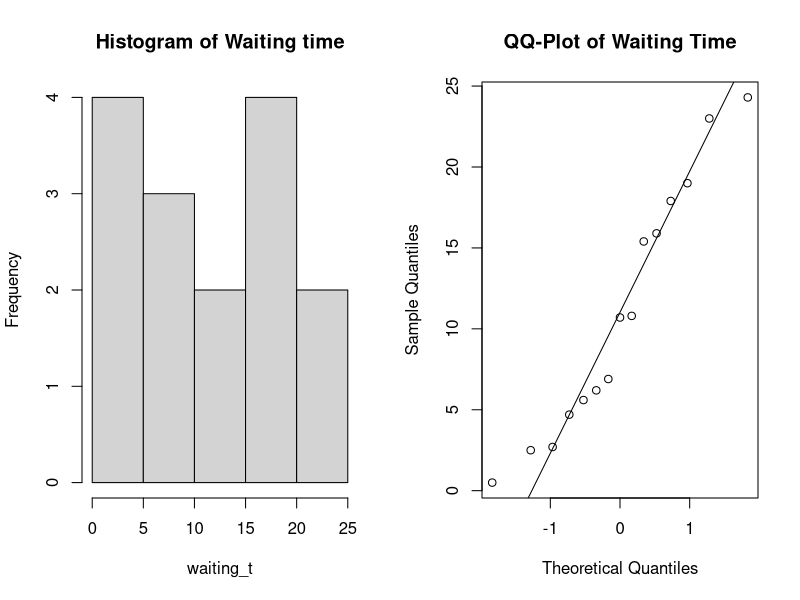

Reproduce this figure in R. (Note: this script raises an error after producing the figure.)
## ---- chunk 1
knitr::opts_chunk$set(echo = TRUE)
## ---- chunk 2
library(tidyverse)
library(ggpubr)
library(rstatix)
## ---- chunk 3
waiting_t <- c(15.4, 17.9, 19.0, 0.5, 15.9, 2.7, 6.2, 2.5, 4.7, 6.9, 10.8, 24.3, 5.6, 23.0, 10.7)
mu_t = mean(waiting_t)
format(round(mu_t, 3), nsmall = 3) #rounding off to 3 decimals places 
## ---- chunk 4
par(mfrow=c(1,2))
hist(waiting_t, main='Histogram of Waiting time')
qqnorm(waiting_t, main='QQ-Plot of Waiting Time')
qqline(waiting_t)
## ---- chunk 5
shapiro.test(waiting_t)
## ---- chunk 6
#97% CI means an alpha of 0.03
z <- qnorm(0.985) #get z(alpha/2)
me_t <- z*((sd(waiting_t))/sqrt(15))
Lb <- mu_t - me_t
Ub <- mu_t + me_t
sprintf("%f is Lower Bound", Lb)
sprintf("%f is Upper Bound",Ub)
## ---- chunk 7
#97% CI means an alpha of 0.03
z <- qnorm(0.985) #get z(alpha/2)
sd_t <- (sd(waiting_t))
E = 2
sample_size <- z^2 * sd_t^2/E^2
sprintf("%f is minimum sample size", sample_size)
## ---- chunk 8
B=1000
Tstar = numeric(B)
for(i in 1:B){
  Xstar=sample(waiting_t, replace=TRUE)
  Tstar[i]=mean(Xstar)}
Tstar15=quantile(Tstar, 0.015)
Tstar985=quantile(Tstar, 0.985)
sum(Tstar<Tstar15)

c(2*mu_t-Tstar985, 2*mu_t-Tstar15)
## ---- chunk 9
t.test(waiting_t, mu =15, alternative="less")
## ---- chunk 10
above_m <- sum(waiting_t<15)
binom.test(above_m, length(waiting_t), p=0.5, alternative = "less")
## ---- chunk 11
power.t.test(length(waiting_t), delta = 1, alternative = "one.sided") #mu_new = 14
power.t.test(length(waiting_t), delta = 2, alternative = "one.sided") #mu_new = 13
#pbinom(length(waiting_t), alternative= "one.sided") # cares about median so the power does not dependent on a different mu?
## ---- chunk 12
p_hat_r = 0.53 #right end of CI
n = 15 #sample size
SE= sqrt((p_hat_r*(1-p_hat_r))/n) #Calculating sample error
p_hat_l = p_hat_r - (4*SE) #95% confidence interval, difference of 4 sigmas between left and right bound of CI 
CI_p = c(p_hat_l, p_hat_r)
print(CI_p)
## ---- chunk 13
prop.test(x=c(3, 2), n = c(7, 8))
## ---- chunk 14
data = read.table(file="cream.txt",header=TRUE)
df = data.frame(data)
head(df)
df = numeric(df)
df = sample_n_by(df, batch, position, starter, size = 1)
df = group_by(df, batch, position, starter)
model  <- lm(acidity ~ batch*position*starter, data = df)
ggqqplot(residuals(model))
shapiro_test(residuals(model))
## ---- chunk 15
anova_5 = aov(acidity ~ batch+position+starter+batch:position+batch:starter+position:starter+ batch:position:starter, data=df)
summary(anova_5)
